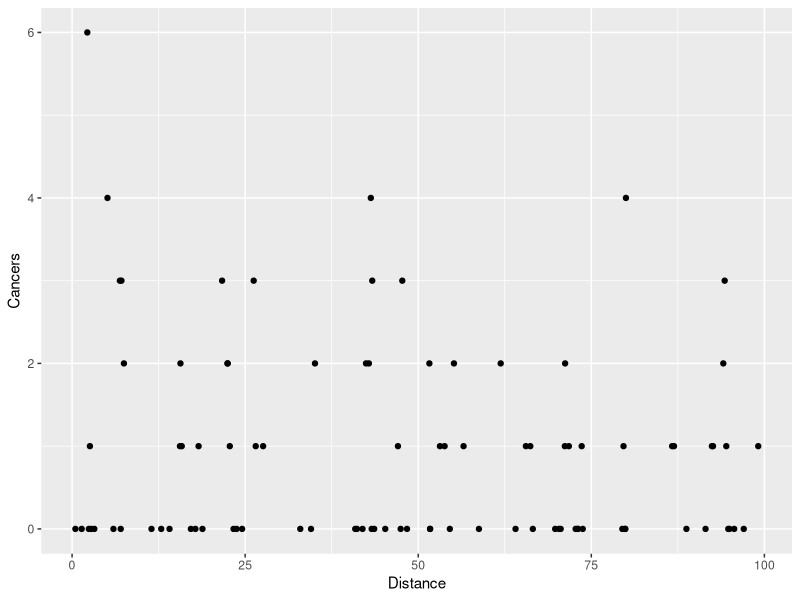
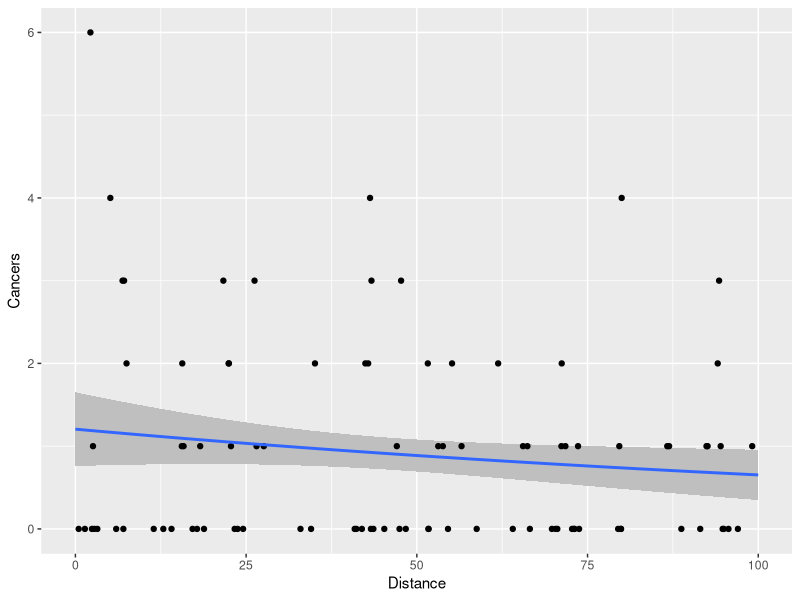

These figures' R source, in order:
cancer <- read.csv("CourseData/cancer.csv")
library(tidyverse)

ggplot(cancer, aes(x = Distance, y = Cancers)) +
  geom_point()


mod1 <- glm(Cancers ~ Distance, data = cancer, family = poisson)
summary(mod1)


# Vector to predict from
newData <- data.frame(Distance = seq(0, 100, 1))

# Predicted values (and SE)
predVals <- predict(mod1, newData,
  type = "response",
  se.fit = TRUE
)

# Create new data for the predicted fit line
newData <- newData |>
  mutate(Cancers = predVals$fit) |>
  mutate(ymin = predVals$fit - 1.96 * predVals$se.fit) |>
  mutate(ymax = predVals$fit + 1.96 * predVals$se.fit)

head(newData)
ggplot(cancer, aes(x = Distance, y = Cancers)) +
  geom_ribbon(data = newData, aes(
    x = Distance, ymin = ymin,
    ymax = ymax
  ), fill = "grey75") +
  geom_point() +
  geom_smooth(data = newData, stat = "identity")
